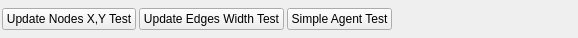
<?xml version="1.0" encoding="UTF-8"?>
<ui version="4.0">
 <class>SystemTests_Widget</class>
 <widget class="QWidget" name="SystemTests_Widget">
  <property name="geometry">
   <rect>
    <x>0</x>
    <y>0</y>
    <width>578</width>
    <height>38</height>
   </rect>
  </property>
  <property name="windowTitle">
   <string/>
  </property>
  <layout class="QHBoxLayout" name="horizontalLayout">
   <property name="spacing">
    <number>3</number>
   </property>
   <property name="leftMargin">
    <number>2</number>
   </property>
   <property name="topMargin">
    <number>2</number>
   </property>
   <property name="rightMargin">
    <number>2</number>
   </property>
   <property name="bottomMargin">
    <number>2</number>
   </property>
   <item>
    <widget class="QPushButton" name="btnUpdateNodesXY_Test">
     <property name="text">
      <string>Update Nodes X,Y Test</string>
     </property>
     <property name="checkable">
      <bool>true</bool>
     </property>
    </widget>
   </item>
   <item>
    <widget class="QPushButton" name="btnUpdateEdgesWidth_Test">
     <property name="text">
      <string>Update Edges Width Test</string>
     </property>
     <property name="checkable">
      <bool>true</bool>
     </property>
    </widget>
   </item>
   <item>
    <widget class="QPushButton" name="btnSimpleAgent_Test">
     <property name="text">
      <string>Simple Agent Test</string>
     </property>
     <property name="checkable">
      <bool>true</bool>
     </property>
    </widget>
   </item>
   <item>
    <spacer name="horizontalSpacer">
     <property name="orientation">
      <enum>Qt::Horizontal</enum>
     </property>
     <property name="sizeHint" stdset="0">
      <size>
       <width>40</width>
       <height>20</height>
      </size>
     </property>
    </spacer>
   </item>
  </layout>
 </widget>
 <resources/>
 <connections/>
</ui>
